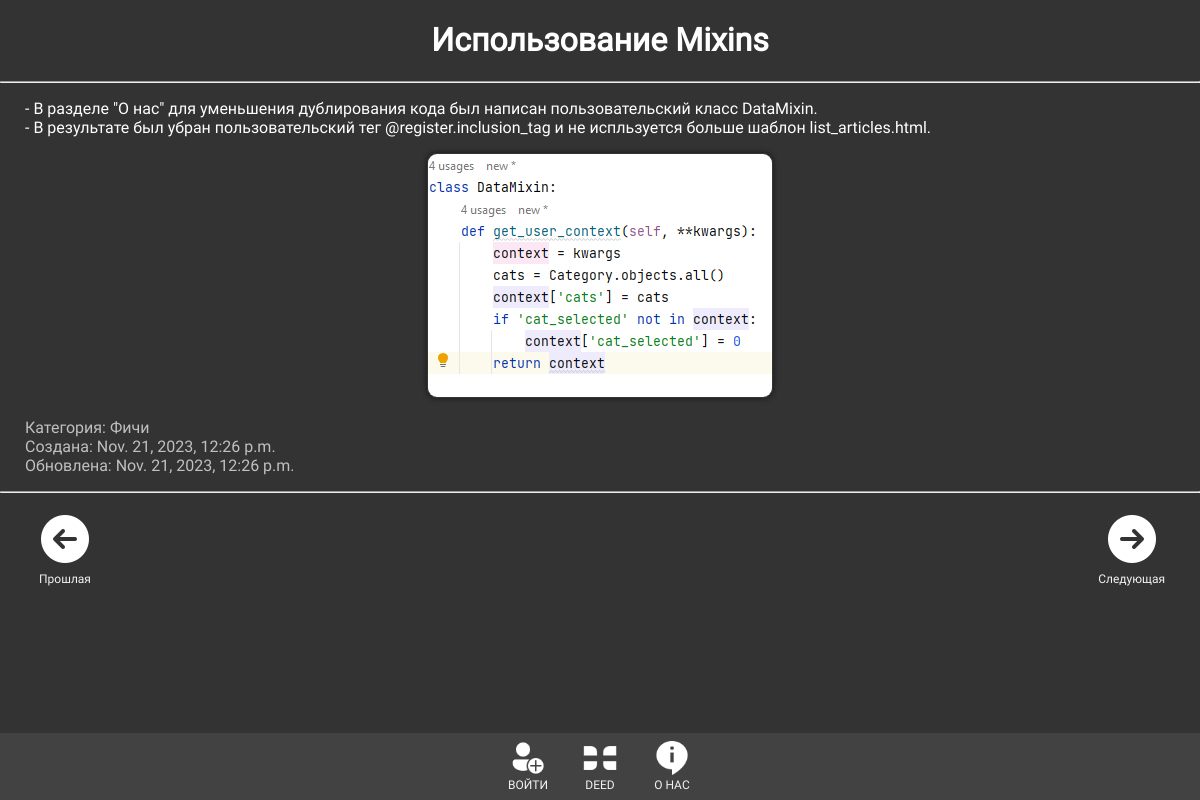
/post/ispolzovanie-mixins/, run on the app's committed database.
### main_deed/models.py (models this page shows, shortened)
class DeedArticles(models.Model):
    title = models.CharField(max_length=30, verbose_name='Заголовок')
    slug = models.SlugField(max_length=255, unique=True, db_index=True, verbose_name='URL')
    content = models.TextField(blank=True, verbose_name='Текст')
    photo = models.ImageField(upload_to="photos/%artmain/", verbose_name='Фото')
    time_create = models.DateTimeField(auto_now_add=True, verbose_name='Время создания')
    time_update = models.DateTimeField(auto_now=True, verbose_name='Время изменения')
    is_published = models.BooleanField(default=True)
    cat = models.ForeignKey('Category', on_delete=models.PROTECT, verbose_name='Категория')
    def __str__(self):
        return self.title
    def get_absolute_url(self):
        return reverse('post', kwargs={'post_slug': self.slug})
    class Meta:
        verbose_name = "Статья в разделе \'О нас\'"
        verbose_name_plural = "Статьи в разделе \'О нас\'"
        ordering = ['-time_create', 'title']

class Category(models.Model):
    name = models.CharField(max_length=100, db_index=True, verbose_name='Категория')
    slug = models.SlugField(max_length=255, unique=True, db_index=True, verbose_name='URL')
    def __str__(self):
        return self.name
    class Meta:
        verbose_name = 'Категория'
        verbose_name_plural = 'Категории'

### main_deed/views.py (the view)
# urls.py: path('post/<slug:post_slug>/', ShowPost.as_view(), name='post'),
class ShowPost(DataMixin, DetailView):
    model = DeedArticles
    template_name = 'main_deed/article.html'
    context_object_name = 'article'
    slug_url_kwarg = 'post_slug'
    def get_context_data(self, *, object_list=None, **kwargs):
        articles = list(self.model.objects.filter(is_published=True))
        art_index = articles.index(self.model.objects.filter(slug=self.kwargs['post_slug'])[0])
        near_articles = {
        'last': None if art_index == len(articles)-1 else articles[art_index+1],
        'next': None if art_index == 0 else articles[art_index-1],
        }
        context = super().get_context_data(**kwargs)
        c_def = self.get_user_context(title=context['article'],
                                      near_articles=near_articles,
                                      )
        return dict(list(context.items()) + list(c_def.items()))
    def get_queryset(self):
        return self.model.objects.filter(is_published=True)

### main_deed/templatetags/main_deed_tags.py (called while the page is built)
@register.simple_tag()
def get_menu():
    menu = [
        {'title': 'ВОЙТИ', 'url_name': 'login', 'src_img': 'main_deed/images/login.png'},
        {'title': 'DEED', 'url_name': 'main', 'src_img': 'main_deed/images/deed.png'},
        {'title': 'О НАС', 'url_name': 'about', 'src_img': 'main_deed/images/about.png'},
    ]
    return menu

### main_deed/utils.py (called while the page is built)
    def get_user_context(self, **kwargs):
        context = kwargs
        cats = Category.objects.annotate(Count('deedarticles')) # изменить, сделать проверку если есть хотя бы одна статья
        context['cats'] = cats
        context['show_add_article'] = self.request.user.is_authenticated
        if 'cat_selected' not in context:
            context['cat_selected'] = 0
        return context

### main_deed/templates/main_deed/article.html
{% extends 'main_deed/base.html' %}
{% load static %}
{% block content %}
<div class="textarticle">
        <h1 align="center">{{ article.title }}</h1>
        <hr>
    <p>{{ article.content|linebreaks }}</p>
    {% if article.photo %}
        <p align="center"><img class="img-article" src={{ article.photo.url }}></p>
    {% endif %}
    <p class="date">Категория: {{ article.cat }}<br>
        Создана: {{ article.time_create }}<br>
        Обновлена: {{ article.time_update }}
    </p>
    <hr>
</div>
<div class="btm left">
    {% if near_articles.last %}
        <a href="{{ near_articles.last.get_absolute_url }}">
            <img src="{% static 'main_deed/images/icon-last.png' %}">
            <br>Прошлая
        </a>
    {% endif %}
</div>
<div class="btm right">
        {% if near_articles.next %}
            <a href="{{ near_articles.next.get_absolute_url }}">
                <img src="{% static 'main_deed/images/icon-next.png' %}">
                <br>Следующая
            </a>
        {% endif %}
</div>
{% endblock %}

### main_deed/static/main_deed/css/styles.css (style rules this page uses)
html, body { font-family: Roboto; margin: 0; padding: 0; height: 100%; color: #fff; background: #333; }
.textarticle { overflow: hidden; width: 100%; text-align: left; }
.textarticle h1, h2, h3, p, hr { padding-left: 25px; padding-right: 25px; }
.textarticle img { -webkit-box-shadow: 0 0 5px 1px #1e1e1e; border: 1px solid #353535; border-radius: 10px; }
.img-article { max-width: 75%; max-height: 450px; }
.date { color: #c0c0c0; }
.navbar a, .soc-net a, .categories a, .btm a { float: none; display: inline-block; color: #f2f2f2; padding: 8px 10px; text-decoration: none; font-size: 12px; }
.btm.left, .btm.right { text-align: center; padding: 0px 25px 75px 25px; }
.btm.left { float: left; }
.btm.right { float: right; }

### data on the page
DeedArticles: title "Использование Mixins", content "- В разделе \"О нас\" для уменьшения дублирования кода был написан пользовательский класс DataMixin. - В результате был убран пользовательский тег @register.inclusion_tag и не испльзуется больше шаблон list_articles.html.", photo (picture), cat "Фичи", time_create "Nov. 21, 2023, 12:26 p.m.", time_update "Nov. 21, 2023, 12:26 p.m."

### other printed values
{{ m.title }} "ВОЙТИ" "DEED" "О НАС"
